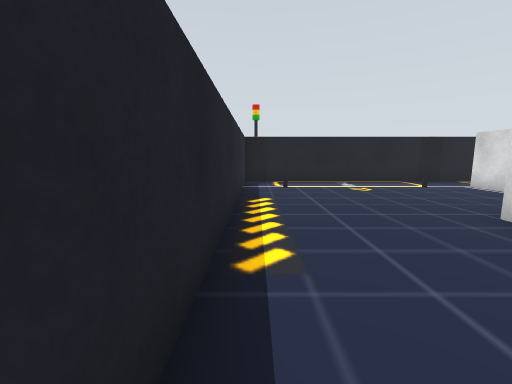
[1] (above)

18 first-person views from a walk through a Gazebo world. The camera is 0.23 m above the floor, tilts 8° down and sees 90° across. The floor is counted in squares, 0.2 m on a side. Each view is taken from the middle of a square. On the plan, view 1 faces up. The plan holds only what a view shows up to about 12 squares ahead; the rest is blank. The robots in the file are not drawn.

[2]
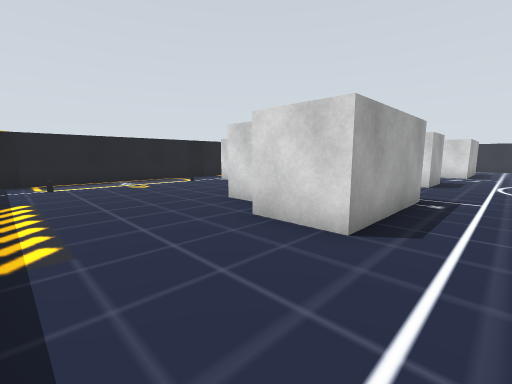

[3]
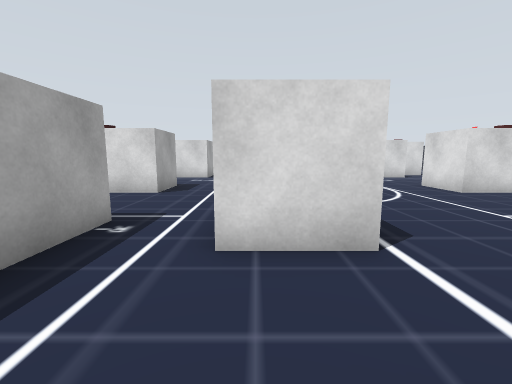

[4]
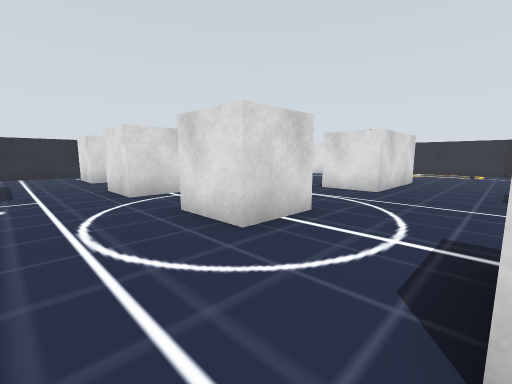

[5]
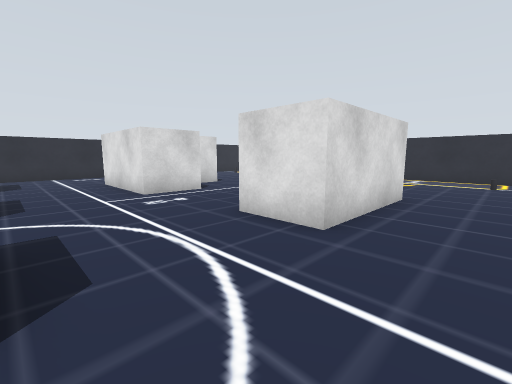

[6]
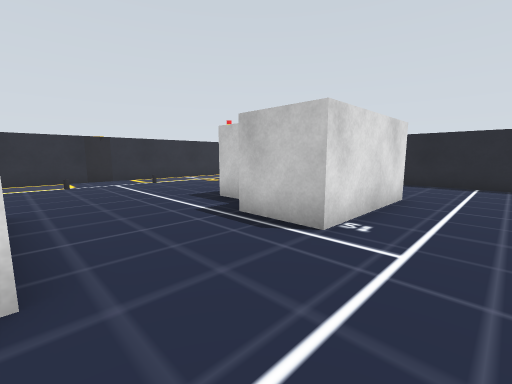

[7]
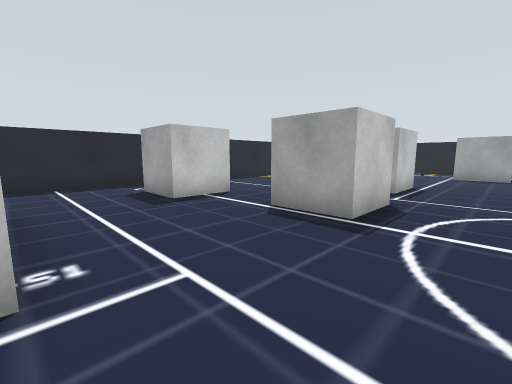

[8]
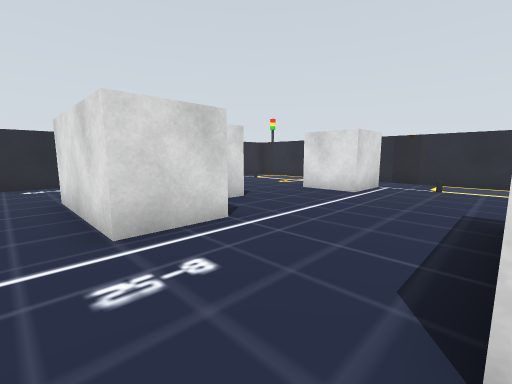

[9]
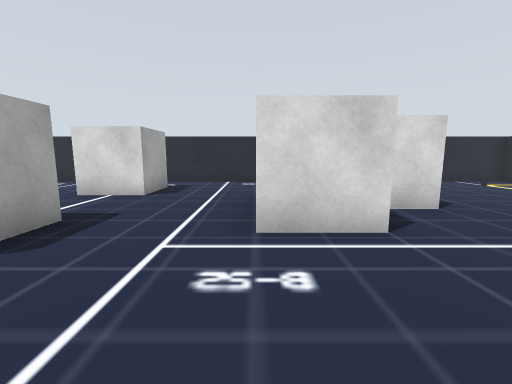

[10]
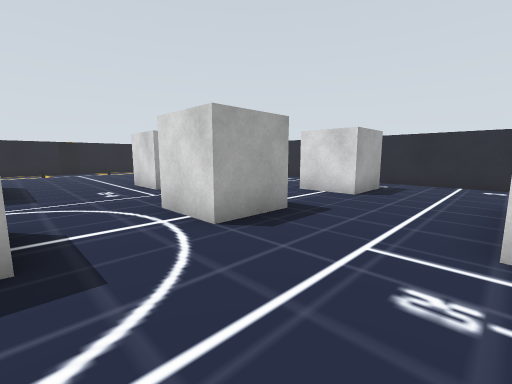

[11]
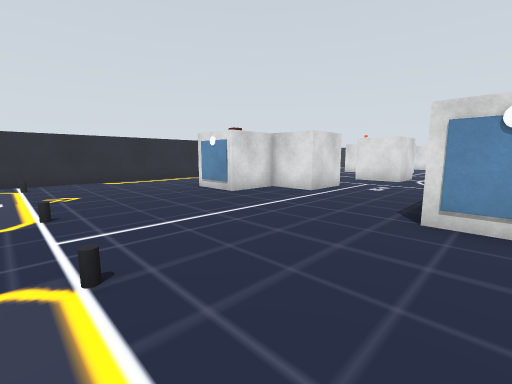

[12]
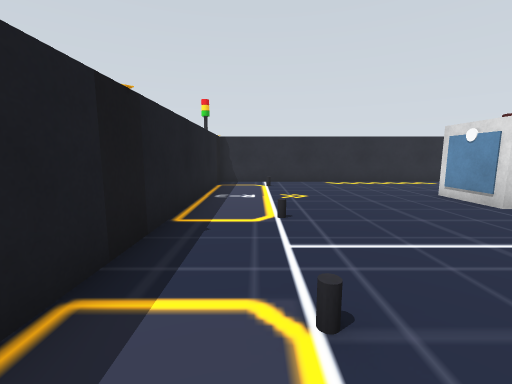

[13]
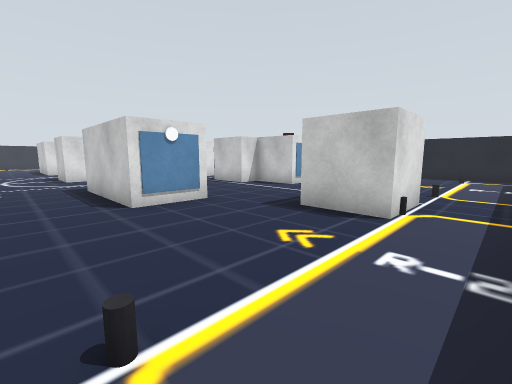

[14]
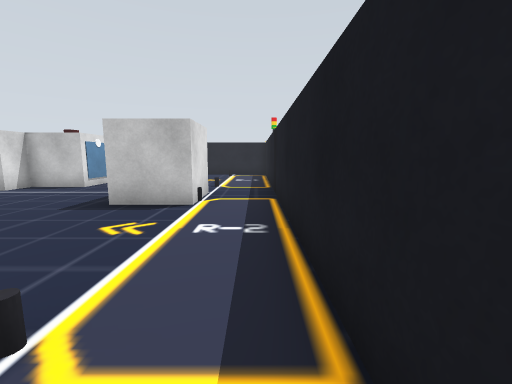

[15]
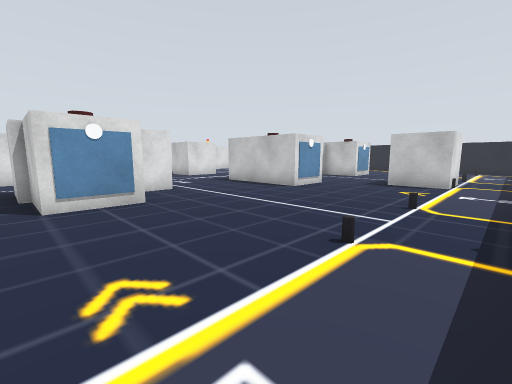

[16]
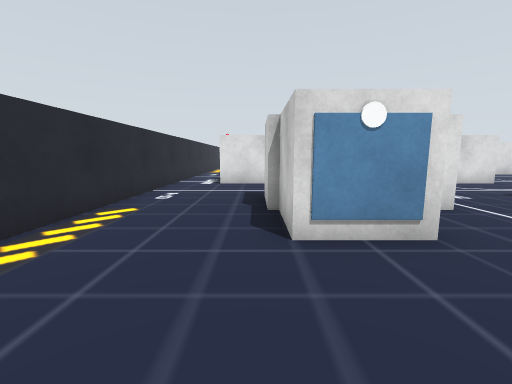

[17]
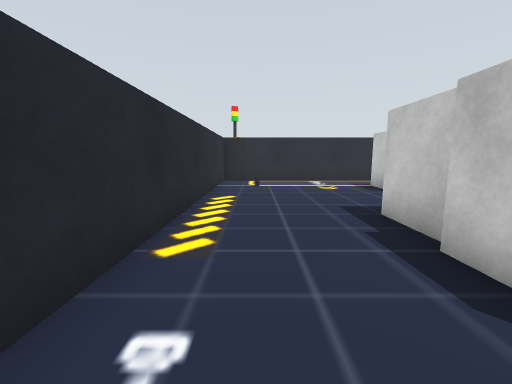

[18]
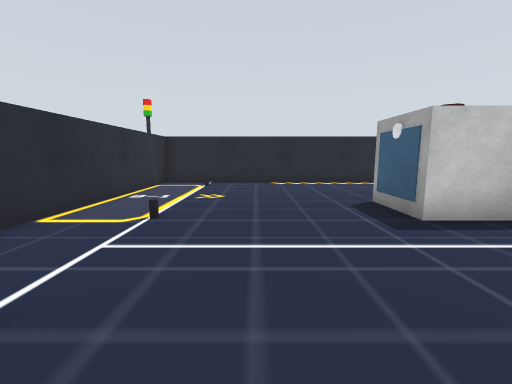

### Floor plan
Key: @ floor where view 1 was taken; # wall or solid block; . floor; B grey box; C black cylinder; O other object.
Columns run from 1 left of view 1 to 25 right of it. Each row starts with its distance up from view 1.
 13  O       O       O       O
 12  O#######O#######O#######O#
 11 #.........................#
 10 #.O....O..O.....C..C....O.#
  9 #........BBB..............#
  8 #........BBB..............#
  7 #.........................#
  6 #.........................#
  5 #...........OOO...........#
  4 #.....OO....  O.....OO....#
  3 #..... B....OOO.....BB....#
  2 #....B  B...O O...BB BB...#
  1 #....BBBB...OOO...B   B...#
  0  @........................#
 -1  .........................#
 -2     ...B B................#
 -3     B..BBB..BBB..BB...BB..#
 -4 #.  B.......B B..BB...B ..
 -5 #..BB.......B B.......BB..#
 -6 #.........................#
 -7 #.........................#
 -8 #....BBBB.........BBBBB...#
 -9 #..     B...OOO...B   B...#
-10 #.      B...OO ...B   B...#
-11 #.... OO....OO .....  ....#
-12 #.....OO....O  .....OO....#
-13 #............ ............#
-14 #............ ............#
-15 #.................BB......#
-16 #.................BB......#
-17 #.O....C..O.....O.BB....O.#
-18 #.........................#
-19 ###########################

Positions as (right, up) in squares from view 1, and headings:
1: (0, 0), facing up
2: (0, -1), facing up-right
3: (3, -2), facing right
4: (8, 0), facing down-right
5: (9, -5), facing down-right
6: (11, -6), facing down-left
7: (10, -8), facing up-left
8: (13, -7), facing down-right
9: (13, -8), facing right
10: (13, -8), facing up-right
11: (12, 10), facing down-right
12: (13, 10), facing right
13: (15, 11), facing down-left
14: (16, 11), facing left
15: (21, 11), facing down-left
16: (21, 8), facing down
17: (23, -7), facing down
18: (11, -15), facing left
